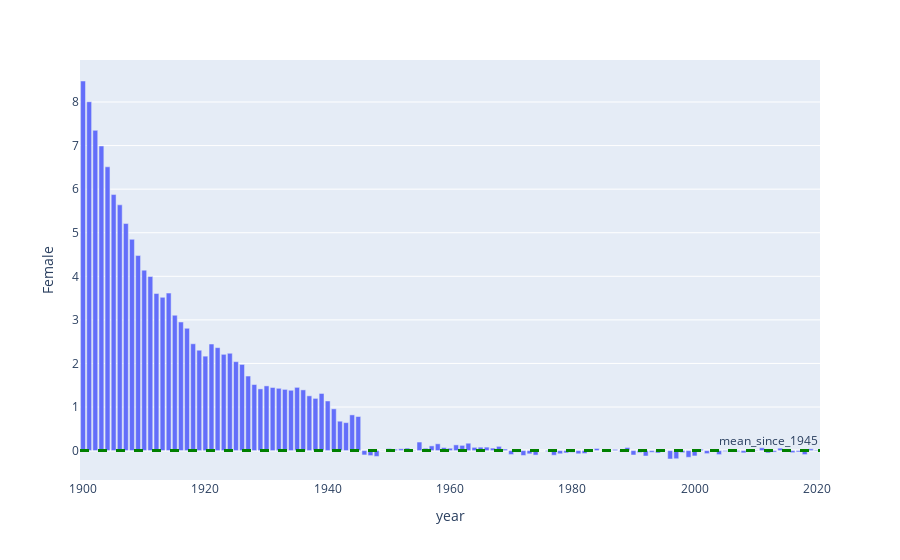

Notebook code for this chart:
### Markdown cell above
**QUESTION:** Explore the fluctuations of sex ratio around its mean value since 1945.
Plot deviations of sex ratio around its mean since 1945 as a function of time.

### Code cell
# your code here

mean_sex_f = gb1.unstack(1).loc[1945:,('%','Female')].mean()
__ = (gb1.unstack(1)['%']-mean_sex_f).reset_index().plot.bar('year','Female')
__.add_hline(y=0, line_width=3, line_dash="dash", line_color="green", annotation_text="mean_since_1945", annotation_position = "top right")

### Figure 1 — Plotly figure (JSON) as saved in the notebook; plotly's stock layout.template omitted (floating-point values rounded to 4 significant figures)
{"data": [{"alignmentgroup": "True", "hovertemplate": "year=%{x}<br>Female=%{y}<extra></extra>", "legendgroup": "", "marker": {"color": "#636efa"}, "name": "", "offsetgroup": "", "orientation": "v", "showlegend": false, "textposition": "auto", "type": "bar", "x": [1900, 1901, 1902, 1903, 1904, 1905, 1906, 1907, 1908, 1909, 1910, 1911, 1912, 1913, 1914, 1915, 1916, 1917, 1918, 1919, 1920, 1921, 1922, 1923, 1924, 1925, 1926, 1927, 1928, 1929, 1930, 1931, 1932, 1933, 1934, 1935, 1936, 1937, 1938, 1939, 1940, 1941, 1942, 1943, 1944, 1945, 1946, 1947, 1948, 1949, 1950, 1951, 1952, 1953, 1954, 1955, 1956, 1957, 1958, 1959, 1960, 1961, 1962, 1963, 1964, 1965, 1966, 1967, 1968, 1969, 1970, 1971, 1972, 1973, 1974, 1975, 1976, 1977, 1978, 1979, 1980, 1981, 1982, 1983, 1984, 1985, 1986, 1987, 1988, 1989, 1990, 1991, 1992, 1993, 1994, 1995, 1996, 1997, 1998, 1999, 2000, 2001, 2002, 2003, 2004, 2005, 2006, 2007, 2008, 2009, 2010, 2011, 2012, 2013, 2014, 2015, 2016, 2017, 2018, 2019, 2020], "xaxis": "x", "y": [8.482, 8.007, 7.35, 6.991, 6.513, 5.876, 5.64, 5.211, 4.848, 4.476, 4.142, 3.995, 3.605, 3.517, 3.615, 3.106, 2.951, 2.807, 2.452, 2.303, 2.168, 2.446, 2.363, 2.21, 2.234, 2.041, 1.978, 1.711, 1.516, 1.416, 1.485, 1.448, 1.429, 1.404, 1.385, 1.451, 1.393, 1.257, 1.198, 1.311, 1.139, 0.958, 0.6745, 0.6419, 0.8193, 0.782, -0.1, -0.1146, -0.1337, 0.002013, 0.04678, 0.03148, 0.04145, 0.05641, -0.008416, 0.1964, 0.0528, 0.1081, 0.1557, 0.06983, 0.05394, 0.1311, 0.1201, 0.1693, 0.07446, 0.07848, 0.07979, 0.05777, 0.09716, 0.03576, -0.09057, -0.0346, -0.1118, -0.07419, -0.103, -0.0004977, -0.0187, -0.1061, -0.07321, -0.05388, -0.03874, -0.07304, -0.06683, -0.01129, 0.04923, -0.004015, -0.007682, 0.02769, -0.02049, 0.07151, -0.1011, -0.04651, -0.1245, -0.03837, -0.05485, 0.007738, -0.1929, -0.1869, -0.04661, -0.1536, -0.1224, 0.03006, -0.06898, 0.02463, -0.09153, -0.01979, 0.004506, -0.02356, -0.05217, 0.00371, 0.009692, 0.06541, -0.0531, -0.03374, 0.05584, -0.01963, -0.04779, -0.03092, -0.09136, 0.03993, 0.0147], "yaxis": "y"}], "layout": {"annotations": [{"showarrow": false, "text": "mean_since_1945", "x": 1, "xanchor": "right", "xref": "x domain", "y": 0, "yanchor": "bottom", "yref": "y"}], "barmode": "relative", "legend": {"tracegroupgap": 0}, "margin": {"t": 60}, "shapes": [{"line": {"color": "green", "dash": "dash", "width": 3}, "type": "line", "x0": 0, "x1": 1, "xref": "x domain", "y0": 0, "y1": 0, "yref": "y"}], "xaxis": {"anchor": "y", "domain": [0, 1], "title": {"text": "year"}}, "yaxis": {"anchor": "x", "domain": [0, 1], "title": {"text": "Female"}}}}
